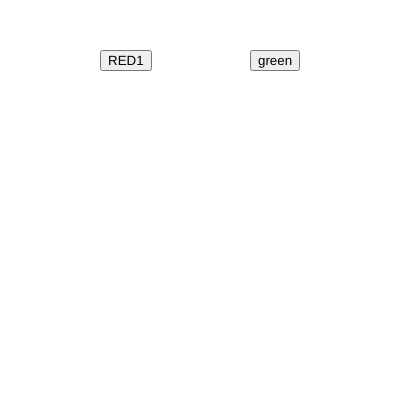
Frame 1 (no input)
Frame 60 (no input): identical to frame 1, image omitted
Frame 120 (the mouse pressed at the canvas centre since frame 60): identical to frame 1, image omitted

The p5.js sketch that drew this single still picture (run headless with seeded random() and noise() and a simulated clock; from frame 60 on, the mouse is pressed at the canvas centre):

// p5.js sketch
// ── sketch.js


function setup() {
  createCanvas(400,400);
  btn_red = createButton("RED1")
  btn_red.position(100,50);
  btn_red.mousePressed(red_bg);

  btn_green = createButton("green");
  btn_green.position(250,50);
  btn_green.mousePressed(green_bg);
}



function draw() { 
}

function red_bg() {
  r = 255;
  g = 0;
  b  = 0;
  console.log("button pressed");
  background(r,g,b);
}

function green_bg() {
  r = 0;
  g = 255;
  b = 0;
  console.log("button pressed")
  background(r,g,b)
}
